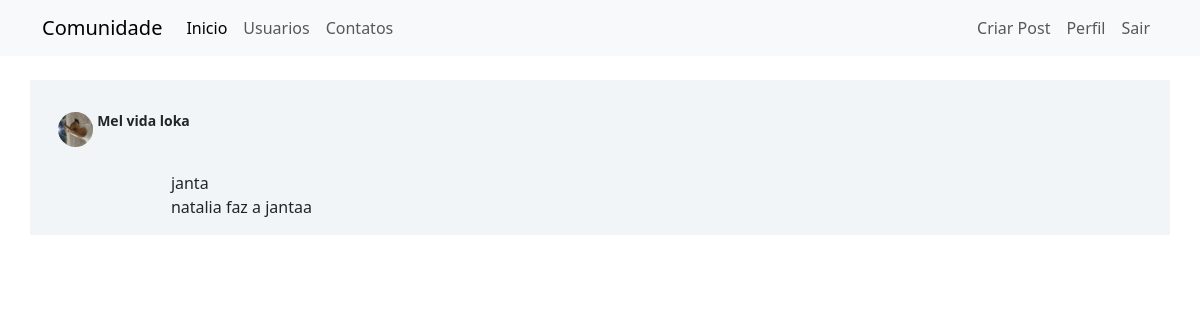
Screenshot of /post/1 (signed in) with the database file from the repository.
### comunidadeimpressionadora/models.py (models this page shows, shortened)
class Usuarios(database.Model, UserMixin):
    id= database.Column( database.Integer, primary_key= True)
    username= database.Column( database.String, nullable= False)
    email= database.Column( database.String, nullable=False, unique=True)
    senha= database.Column( database.String, nullable= False, unique=True)
    foto_perfil= database.Column( database.String, default='default.jpg')
    posts= database.relationship('Post', backref='autor' ,lazy=True)
    cursos= database.Column(database.String, nullable=False, default= 'Em andamento')

class Post(database.Model):
    id = database.Column(database.Integer, primary_key=True)
    titulo = database.Column(database.String, nullable=False)
    corpo = database.Column(database.Text, nullable=False)
    data_criacao = database.Column(database.DateTime, nullable=False, default=datetime.utcnow)
    id_usuario = database.Column(database.Integer, database.ForeignKey('usuarios.id'), nullable=False)

### comunidadeimpressionadora/routes.py (the view)
@app.route('/post/<id_post>', methods=['GET', 'POST'])
@login_required
def exibir_post(id_post):
    post = Post.query.get(id_post)
    if current_user == post.autor:
        form= form_editarpost()
        if  request.method == 'GET':
            form.titulo.data = post.titulo
            form.corpo.data = post.corpo
        elif form.validate_on_submit():
            post.titulo= form.titulo.data
            post.corpo= form.corpo.data
    else:
        form= None
    return render_template('post.html', post=post, form= form)

### comunidadeimpressionadora/models.py (called while the page is built)
@logim_manege.user_loader
def load_usuario(id_usuario):
    return Usuarios.query.get(int(id_usuario)) #o flas_login reconhe a Prymarykey da classe Usuaario como id_usuario que

### comunidadeimpressionadora/templates/post.html (shortened to what this page needs)
{% extends 'base.html' %}
{% block body %}
<div class="container mt-3" >
        <div class="row mt-4 p-3 meupost">
            <div class="col col-9">
                <img src="{{ url_for('static', filename='fotoperfil/{}'.format(post.autor.foto_perfil))}}"
                     alt="Foto de perfil"
                     class="img-fluid mt-3"
                     style="width: 35px; height: 35px; border-radius: 50%; object-fit: cover; ">
                     <strong><small>{{post.autor.username}}</small></strong>
                     <div class=" col col-9 container">
                        <br>{{post.titulo}}
                        <br>{{post.corpo}}
                     </div>
                 </div>
        </div>
</div>
{% endblock %}

### comunidadeimpressionadora/static/main.css (style rules this page uses)
.meupost { border: 50%; background: #f2f5f8 }

### rows the page displays
Usuarios: foto_perfil (picture), autor.username "Mel vida loka"
Post: titulo "janta", corpo "natalia faz a jantaa"
